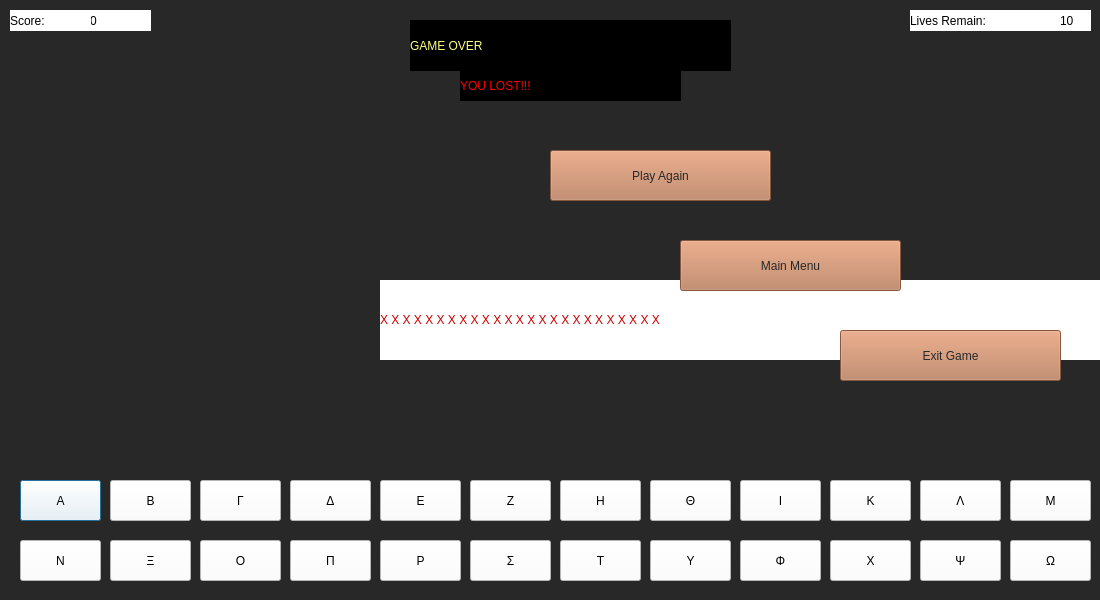
<?xml version="1.0" encoding="UTF-8"?>
<ui version="4.0">
 <class>Dialog</class>
 <widget class="QDialog" name="Dialog">
  <property name="geometry">
   <rect>
    <x>0</x>
    <y>0</y>
    <width>1100</width>
    <height>600</height>
   </rect>
  </property>
  <property name="mouseTracking">
   <bool>false</bool>
  </property>
  <property name="windowTitle">
   <string>Dialog</string>
  </property>
  <property name="layoutDirection">
   <enum>Qt::RightToLeft</enum>
  </property>
  <property name="styleSheet">
   <string notr="true">background-color: rgb(40, 40, 40);</string>
  </property>
  <widget class="QPushButton" name="A_Button">
   <property name="geometry">
    <rect>
     <x>20</x>
     <y>480</y>
     <width>81</width>
     <height>41</height>
    </rect>
   </property>
   <property name="styleSheet">
    <string notr="true">background-color: rgb(255, 255, 255);
font: 900 20pt &quot;Arial Black&quot;;</string>
   </property>
   <property name="text">
    <string>Α</string>
   </property>
  </widget>
  <widget class="QPushButton" name="B_Button">
   <property name="geometry">
    <rect>
     <x>110</x>
     <y>480</y>
     <width>81</width>
     <height>41</height>
    </rect>
   </property>
   <property name="styleSheet">
    <string notr="true">background-color: rgb(255, 255, 255);
font: 900 20pt &quot;Arial Black&quot;;</string>
   </property>
   <property name="text">
    <string>Β</string>
   </property>
  </widget>
  <widget class="QPushButton" name="G_Button">
   <property name="geometry">
    <rect>
     <x>200</x>
     <y>480</y>
     <width>81</width>
     <height>41</height>
    </rect>
   </property>
   <property name="styleSheet">
    <string notr="true">background-color: rgb(255, 255, 255);
font: 900 20pt &quot;Arial Black&quot;;</string>
   </property>
   <property name="text">
    <string>Γ</string>
   </property>
  </widget>
  <widget class="QPushButton" name="D_Button">
   <property name="geometry">
    <rect>
     <x>290</x>
     <y>480</y>
     <width>81</width>
     <height>41</height>
    </rect>
   </property>
   <property name="styleSheet">
    <string notr="true">background-color: rgb(255, 255, 255);
font: 900 20pt &quot;Arial Black&quot;;</string>
   </property>
   <property name="text">
    <string>Δ</string>
   </property>
  </widget>
  <widget class="QPushButton" name="E_Button">
   <property name="geometry">
    <rect>
     <x>380</x>
     <y>480</y>
     <width>81</width>
     <height>41</height>
    </rect>
   </property>
   <property name="styleSheet">
    <string notr="true">background-color: rgb(255, 255, 255);
font: 900 20pt &quot;Arial Black&quot;;</string>
   </property>
   <property name="text">
    <string>Ε</string>
   </property>
  </widget>
  <widget class="QPushButton" name="Z_Button">
   <property name="geometry">
    <rect>
     <x>470</x>
     <y>480</y>
     <width>81</width>
     <height>41</height>
    </rect>
   </property>
   <property name="styleSheet">
    <string notr="true">background-color: rgb(255, 255, 255);
font: 900 20pt &quot;Arial Black&quot;;</string>
   </property>
   <property name="text">
    <string>Ζ</string>
   </property>
  </widget>
  <widget class="QPushButton" name="H_Button">
   <property name="geometry">
    <rect>
     <x>560</x>
     <y>480</y>
     <width>81</width>
     <height>41</height>
    </rect>
   </property>
   <property name="styleSheet">
    <string notr="true">background-color: rgb(255, 255, 255);
font: 900 20pt &quot;Arial Black&quot;;</string>
   </property>
   <property name="text">
    <string>Η</string>
   </property>
  </widget>
  <widget class="QPushButton" name="U_Button">
   <property name="geometry">
    <rect>
     <x>650</x>
     <y>480</y>
     <width>81</width>
     <height>41</height>
    </rect>
   </property>
   <property name="styleSheet">
    <string notr="true">background-color: rgb(255, 255, 255);
font: 900 20pt &quot;Arial Black&quot;;</string>
   </property>
   <property name="text">
    <string>Θ</string>
   </property>
  </widget>
  <widget class="QPushButton" name="I_Button">
   <property name="geometry">
    <rect>
     <x>740</x>
     <y>480</y>
     <width>81</width>
     <height>41</height>
    </rect>
   </property>
   <property name="styleSheet">
    <string notr="true">background-color: rgb(255, 255, 255);
font: 900 20pt &quot;Arial Black&quot;;</string>
   </property>
   <property name="text">
    <string>Ι</string>
   </property>
  </widget>
  <widget class="QPushButton" name="K_Button">
   <property name="geometry">
    <rect>
     <x>830</x>
     <y>480</y>
     <width>81</width>
     <height>41</height>
    </rect>
   </property>
   <property name="styleSheet">
    <string notr="true">background-color: rgb(255, 255, 255);
font: 900 20pt &quot;Arial Black&quot;;</string>
   </property>
   <property name="text">
    <string>Κ</string>
   </property>
  </widget>
  <widget class="QPushButton" name="L_Button">
   <property name="geometry">
    <rect>
     <x>920</x>
     <y>480</y>
     <width>81</width>
     <height>41</height>
    </rect>
   </property>
   <property name="styleSheet">
    <string notr="true">background-color: rgb(255, 255, 255);
font: 900 20pt &quot;Arial Black&quot;;</string>
   </property>
   <property name="text">
    <string>Λ</string>
   </property>
  </widget>
  <widget class="QPushButton" name="M_Button">
   <property name="geometry">
    <rect>
     <x>1010</x>
     <y>480</y>
     <width>81</width>
     <height>41</height>
    </rect>
   </property>
   <property name="styleSheet">
    <string notr="true">background-color: rgb(255, 255, 255);
font: 900 20pt &quot;Arial Black&quot;;</string>
   </property>
   <property name="text">
    <string>Μ</string>
   </property>
  </widget>
  <widget class="QPushButton" name="N_Button">
   <property name="geometry">
    <rect>
     <x>20</x>
     <y>540</y>
     <width>81</width>
     <height>41</height>
    </rect>
   </property>
   <property name="styleSheet">
    <string notr="true">background-color: rgb(255, 255, 255);
font: 900 20pt &quot;Arial Black&quot;;</string>
   </property>
   <property name="text">
    <string>Ν</string>
   </property>
  </widget>
  <widget class="QPushButton" name="J_Button">
   <property name="geometry">
    <rect>
     <x>110</x>
     <y>540</y>
     <width>81</width>
     <height>41</height>
    </rect>
   </property>
   <property name="styleSheet">
    <string notr="true">background-color: rgb(255, 255, 255);
font: 900 20pt &quot;Arial Black&quot;;</string>
   </property>
   <property name="text">
    <string>Ξ</string>
   </property>
  </widget>
  <widget class="QPushButton" name="O_Button">
   <property name="geometry">
    <rect>
     <x>200</x>
     <y>540</y>
     <width>81</width>
     <height>41</height>
    </rect>
   </property>
   <property name="styleSheet">
    <string notr="true">background-color: rgb(255, 255, 255);
font: 900 20pt &quot;Arial Black&quot;;</string>
   </property>
   <property name="text">
    <string>Ο</string>
   </property>
  </widget>
  <widget class="QPushButton" name="P_Button">
   <property name="geometry">
    <rect>
     <x>290</x>
     <y>540</y>
     <width>81</width>
     <height>41</height>
    </rect>
   </property>
   <property name="styleSheet">
    <string notr="true">background-color: rgb(255, 255, 255);
font: 900 20pt &quot;Arial Black&quot;;</string>
   </property>
   <property name="text">
    <string>Π</string>
   </property>
  </widget>
  <widget class="QPushButton" name="R_Button">
   <property name="geometry">
    <rect>
     <x>380</x>
     <y>540</y>
     <width>81</width>
     <height>41</height>
    </rect>
   </property>
   <property name="styleSheet">
    <string notr="true">background-color: rgb(255, 255, 255);
font: 900 20pt &quot;Arial Black&quot;;</string>
   </property>
   <property name="text">
    <string>Ρ</string>
   </property>
  </widget>
  <widget class="QPushButton" name="S_Button">
   <property name="geometry">
    <rect>
     <x>470</x>
     <y>540</y>
     <width>81</width>
     <height>41</height>
    </rect>
   </property>
   <property name="styleSheet">
    <string notr="true">background-color: rgb(255, 255, 255);
font: 900 20pt &quot;Arial Black&quot;;</string>
   </property>
   <property name="text">
    <string>Σ</string>
   </property>
  </widget>
  <widget class="QPushButton" name="T_Button">
   <property name="geometry">
    <rect>
     <x>560</x>
     <y>540</y>
     <width>81</width>
     <height>41</height>
    </rect>
   </property>
   <property name="styleSheet">
    <string notr="true">background-color: rgb(255, 255, 255);
font: 900 20pt &quot;Arial Black&quot;;</string>
   </property>
   <property name="text">
    <string>Τ</string>
   </property>
  </widget>
  <widget class="QPushButton" name="Y_Button">
   <property name="geometry">
    <rect>
     <x>650</x>
     <y>540</y>
     <width>81</width>
     <height>41</height>
    </rect>
   </property>
   <property name="styleSheet">
    <string notr="true">background-color: rgb(255, 255, 255);
font: 900 20pt &quot;Arial Black&quot;;</string>
   </property>
   <property name="text">
    <string>Υ</string>
   </property>
  </widget>
  <widget class="QPushButton" name="F_Button">
   <property name="geometry">
    <rect>
     <x>740</x>
     <y>540</y>
     <width>81</width>
     <height>41</height>
    </rect>
   </property>
   <property name="styleSheet">
    <string notr="true">background-color: rgb(255, 255, 255);
font: 900 20pt &quot;Arial Black&quot;;</string>
   </property>
   <property name="text">
    <string>Φ</string>
   </property>
  </widget>
  <widget class="QPushButton" name="X_Button">
   <property name="geometry">
    <rect>
     <x>830</x>
     <y>540</y>
     <width>81</width>
     <height>41</height>
    </rect>
   </property>
   <property name="styleSheet">
    <string notr="true">background-color: rgb(255, 255, 255);
font: 900 20pt &quot;Arial Black&quot;;</string>
   </property>
   <property name="text">
    <string>Χ</string>
   </property>
  </widget>
  <widget class="QPushButton" name="Q_Button">
   <property name="geometry">
    <rect>
     <x>920</x>
     <y>540</y>
     <width>81</width>
     <height>41</height>
    </rect>
   </property>
   <property name="styleSheet">
    <string notr="true">background-color: rgb(255, 255, 255);
font: 900 20pt &quot;Arial Black&quot;;</string>
   </property>
   <property name="text">
    <string>Ψ</string>
   </property>
  </widget>
  <widget class="QPushButton" name="W_Button">
   <property name="geometry">
    <rect>
     <x>1010</x>
     <y>540</y>
     <width>81</width>
     <height>41</height>
    </rect>
   </property>
   <property name="styleSheet">
    <string notr="true">background-color: rgb(255, 255, 255);
font: 900 20pt &quot;Arial Black&quot;;</string>
   </property>
   <property name="text">
    <string>Ω</string>
   </property>
  </widget>
  <widget class="QLabel" name="photo">
   <property name="geometry">
    <rect>
     <x>0</x>
     <y>0</y>
     <width>1100</width>
     <height>450</height>
    </rect>
   </property>
   <property name="frameShadow">
    <enum>QFrame::Sunken</enum>
   </property>
   <property name="text">
    <string/>
   </property>
   <property name="pixmap">
    <pixmap>../Images/Kremala_1.png</pixmap>
   </property>
  </widget>
  <widget class="QLabel" name="label_GameOver">
   <property name="geometry">
    <rect>
     <x>410</x>
     <y>20</y>
     <width>321</width>
     <height>51</height>
    </rect>
   </property>
   <property name="styleSheet">
    <string notr="true">background-color: rgb(0, 0, 0);
font: 36pt &quot;Cooper Black&quot;;
color: rgb(255, 255, 127);</string>
   </property>
   <property name="text">
    <string>GAME OVER</string>
   </property>
  </widget>
  <widget class="QLabel" name="label">
   <property name="geometry">
    <rect>
     <x>910</x>
     <y>10</y>
     <width>151</width>
     <height>21</height>
    </rect>
   </property>
   <property name="styleSheet">
    <string notr="true">background-color: rgb(255, 255, 255);
font: 15pt &quot;Copperplate Gothic Bold&quot;;</string>
   </property>
   <property name="text">
    <string>Lives Remain: </string>
   </property>
  </widget>
  <widget class="QLabel" name="label_lives">
   <property name="geometry">
    <rect>
     <x>1060</x>
     <y>10</y>
     <width>31</width>
     <height>21</height>
    </rect>
   </property>
   <property name="styleSheet">
    <string notr="true">background-color: rgb(255, 255, 255);
font: 15pt &quot;Copperplate Gothic Bold&quot;;</string>
   </property>
   <property name="text">
    <string>10</string>
   </property>
  </widget>
  <widget class="QLabel" name="label_Score">
   <property name="geometry">
    <rect>
     <x>90</x>
     <y>10</y>
     <width>61</width>
     <height>21</height>
    </rect>
   </property>
   <property name="styleSheet">
    <string notr="true">background-color: rgb(255, 255, 255);
font: 15pt &quot;Copperplate Gothic Bold&quot;;</string>
   </property>
   <property name="text">
    <string>0</string>
   </property>
  </widget>
  <widget class="QLabel" name="label_2">
   <property name="geometry">
    <rect>
     <x>10</x>
     <y>10</y>
     <width>81</width>
     <height>21</height>
    </rect>
   </property>
   <property name="styleSheet">
    <string notr="true">background-color: rgb(255, 255, 255);
font: 15pt &quot;Copperplate Gothic Bold&quot;;</string>
   </property>
   <property name="text">
    <string>Score:</string>
   </property>
  </widget>
  <widget class="QPushButton" name="playAgain_Button">
   <property name="geometry">
    <rect>
     <x>550</x>
     <y>150</y>
     <width>221</width>
     <height>51</height>
    </rect>
   </property>
   <property name="styleSheet">
    <string notr="true">color: rgb(40, 40, 40);
background-color: rgb(185, 122, 87);
font: 26pt &quot;Cooper Black&quot;;</string>
   </property>
   <property name="text">
    <string>Play Again</string>
   </property>
  </widget>
  <widget class="QPushButton" name="mainMenu_Button">
   <property name="geometry">
    <rect>
     <x>680</x>
     <y>240</y>
     <width>221</width>
     <height>51</height>
    </rect>
   </property>
   <property name="styleSheet">
    <string notr="true">color: rgb(40, 40, 40);
background-color: rgb(185, 122, 87);
font: 26pt &quot;Cooper Black&quot;;</string>
   </property>
   <property name="text">
    <string>Main Menu</string>
   </property>
  </widget>
  <widget class="QPushButton" name="exitGame_Button">
   <property name="geometry">
    <rect>
     <x>840</x>
     <y>330</y>
     <width>221</width>
     <height>51</height>
    </rect>
   </property>
   <property name="styleSheet">
    <string notr="true">color: rgb(40, 40, 40);
background-color: rgb(185, 122, 87);
font: 26pt &quot;Cooper Black&quot;;</string>
   </property>
   <property name="text">
    <string>Exit Game</string>
   </property>
  </widget>
  <widget class="QLabel" name="label_">
   <property name="geometry">
    <rect>
     <x>380</x>
     <y>280</y>
     <width>811</width>
     <height>80</height>
    </rect>
   </property>
   <property name="styleSheet">
    <string notr="true">background-color: rgb(255, 255, 255);
color: rgb(0, 0, 0);
font: 900 20pt &quot;Arial Black&quot;;</string>
   </property>
   <property name="text">
    <string>X X X X X X X X X X X X X X X X X X X X X X X X X</string>
   </property>
  </widget>
  <widget class="QLabel" name="label_Won">
   <property name="geometry">
    <rect>
     <x>460</x>
     <y>70</y>
     <width>221</width>
     <height>31</height>
    </rect>
   </property>
   <property name="styleSheet">
    <string notr="true">background-color: rgb(0, 0, 0);
font: 26pt &quot;Cooper Black&quot;;
color: rgb(0, 255, 0);</string>
   </property>
   <property name="text">
    <string>YOU WON!!!</string>
   </property>
  </widget>
  <widget class="QLabel" name="label_Lost">
   <property name="geometry">
    <rect>
     <x>460</x>
     <y>70</y>
     <width>221</width>
     <height>31</height>
    </rect>
   </property>
   <property name="styleSheet">
    <string notr="true">background-color: rgb(0, 0, 0);
font: 26pt &quot;Cooper Black&quot;;
color: rgb(255, 0, 0);</string>
   </property>
   <property name="text">
    <string>YOU LOST!!!</string>
   </property>
  </widget>
  <widget class="QLabel" name="label_OnWin">
   <property name="geometry">
    <rect>
     <x>380</x>
     <y>280</y>
     <width>811</width>
     <height>80</height>
    </rect>
   </property>
   <property name="styleSheet">
    <string notr="true">background-color: rgb(255, 255, 255);
color: rgb(0, 200, 0);
font: 900 20pt &quot;Arial Black&quot;;</string>
   </property>
   <property name="text">
    <string>X X X X X X X X X X X X X X X X X X X X X X X X X</string>
   </property>
  </widget>
  <widget class="QLabel" name="label_OnLose">
   <property name="geometry">
    <rect>
     <x>380</x>
     <y>280</y>
     <width>811</width>
     <height>80</height>
    </rect>
   </property>
   <property name="styleSheet">
    <string notr="true">background-color: rgb(255, 255, 255);
color: rgb(200, 0, 0);
font: 900 20pt &quot;Arial Black&quot;;</string>
   </property>
   <property name="text">
    <string>X X X X X X X X X X X X X X X X X X X X X X X X X</string>
   </property>
  </widget>
  <zorder>photo</zorder>
  <zorder>label_OnWin</zorder>
  <zorder>label_</zorder>
  <zorder>label_OnLose</zorder>
  <zorder>A_Button</zorder>
  <zorder>B_Button</zorder>
  <zorder>G_Button</zorder>
  <zorder>D_Button</zorder>
  <zorder>E_Button</zorder>
  <zorder>Z_Button</zorder>
  <zorder>H_Button</zorder>
  <zorder>U_Button</zorder>
  <zorder>I_Button</zorder>
  <zorder>K_Button</zorder>
  <zorder>L_Button</zorder>
  <zorder>M_Button</zorder>
  <zorder>N_Button</zorder>
  <zorder>J_Button</zorder>
  <zorder>O_Button</zorder>
  <zorder>P_Button</zorder>
  <zorder>R_Button</zorder>
  <zorder>S_Button</zorder>
  <zorder>T_Button</zorder>
  <zorder>Y_Button</zorder>
  <zorder>F_Button</zorder>
  <zorder>X_Button</zorder>
  <zorder>Q_Button</zorder>
  <zorder>W_Button</zorder>
  <zorder>label</zorder>
  <zorder>label_lives</zorder>
  <zorder>label_Score</zorder>
  <zorder>label_2</zorder>
  <zorder>label_GameOver</zorder>
  <zorder>playAgain_Button</zorder>
  <zorder>mainMenu_Button</zorder>
  <zorder>exitGame_Button</zorder>
  <zorder>label_Won</zorder>
  <zorder>label_Lost</zorder>
 </widget>
 <resources/>
 <connections/>
</ui>
